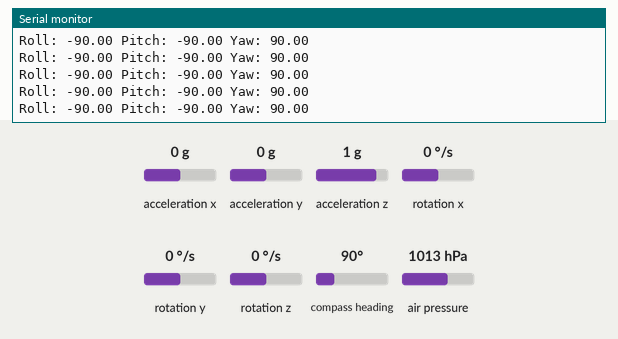
Recording of a sketch running on a simulated Arduino Nano 33 BLE. Parts: the last lines printed to the serial monitor. The test bench sets the inputs (shaded band); at power-on: acceleration z 1 g, acceleration x 0 g, acceleration y 0 g, compass heading 90°, rotation x 0 °/s, rotation y 0 °/s, rotation z 0 °/s, air pressure 1013 hPa.

Above: at 3.0 s.
3.1 s: acceleration z set to 0 g
At 4.0 s:
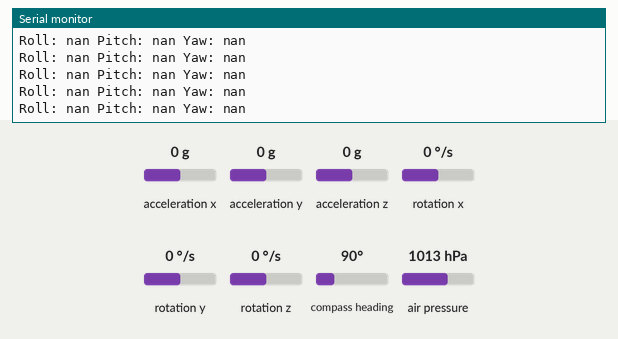
5.0 s: acceleration x set to -1.4 g
At 5.6 s:
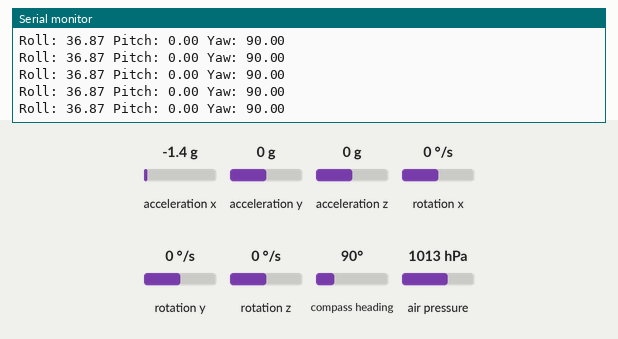
6.5 s: acceleration y set to -1.4 g
At 7.1 s:
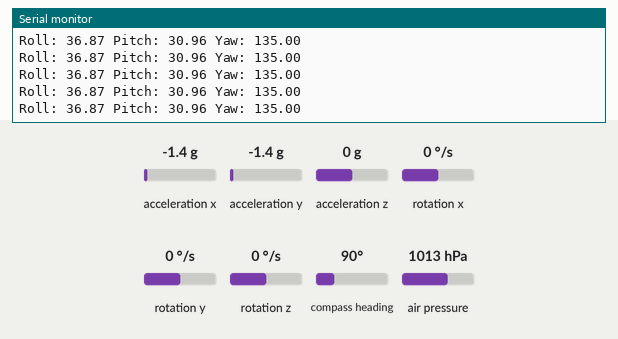
8.0 s: compass heading set to 7°
At 9.0 s:
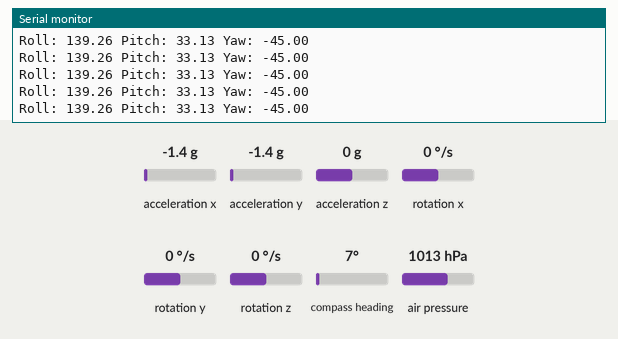
Timing chart, 0 to 10.5 s (numbered marks = the images above; inputs shaded):
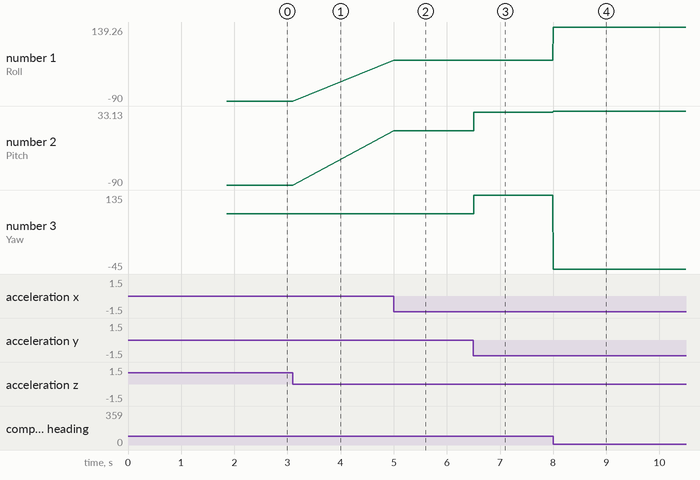

Measured:
- after the input at 3.1 s, the serial monitor: prints a new line at once (image 1)
- after the input at 5.0 s, the serial monitor: prints a new line at once (image 2)
- after the input at 6.5 s, the serial monitor: prints a new line at once (image 3)
- after the input at 8.0 s, the serial monitor: prints a new line at once (image 4)
- plotted number 1: -90 → 36.87 after the input at 5.0 s, 36.87 → 139.26 after the input at 8.0 s
- plotted number 2: -90 → 0 after the input at 5.0 s, 0 → 30.96 after the input at 6.5 s, 30.96 → 33.13 after the input at 8.0 s
- plotted number 3: 90 → 135 after the input at 6.5 s, 135 → -45 after the input at 8.0 s

The sketch:

IMU.ino
```cpp
// Brian Lesko
// IMU on the Arduino BLE Sense Rev2

#include "Arduino_BMI270_BMM150.h"
#include <Arduino_LPS22HB.h>
#include <math.h>

struct Vector3D {
    float x, y, z;
    // Overload unary minus operator
    Vector3D operator-() const {
        return Vector3D{-x, -y, -z};
    }
};

float gyro_offX, gyro_offY, gyro_offZ;
float mag_offX, mag_offY, mag_offZ;
float acc_offX, acc_offY, acc_offZ;

void calculateAllOffsets() {
  int numReadings = 500;
  float sumGyroX = 0, sumGyroY = 0, sumGyroZ = 0;
  float sumMagX = 0, sumMagY = 0, sumMagZ = 0;
  float sumAccX = 0, sumAccY = 0, sumAccZ = 0;

  for (int i = 0; i < numReadings; i++) {
    if (IMU.gyroscopeAvailable()) {
      float x, y, z;
      IMU.readGyroscope(x, y, z);
      if (abs(x) > 0.1) {
        sumGyroX += x;
      }
      if (abs(y) > 0.1) {
        sumGyroY += y;
      }
      if (abs(z) > 0.1) {
        sumGyroZ += z;
      }
    }

    if (IMU.magneticFieldAvailable()) {
      float x, y, z;
      IMU.readMagneticField(x, y, z);
      sumMagX += x;
      sumMagY += y;
      sumMagZ += z;
    }

    if (IMU.accelerationAvailable()) {
      float x, y, z;
      IMU.readAcceleration(x, y, z);
      sumAccX += x;
      sumAccY += y;
      sumAccZ += z;
    }
  }

  gyro_offX = sumGyroX / numReadings;
  gyro_offY = sumGyroY / numReadings;
  gyro_offZ = sumGyroZ / numReadings;

  mag_offX = sumMagX / numReadings;
  mag_offY = sumMagY / numReadings;
  mag_offZ = sumMagZ / numReadings;

  acc_offX = sumAccX / numReadings;
  acc_offY = sumAccY / numReadings;
  acc_offZ = sumAccZ / numReadings;
}

void setup() {

  Serial.begin(9600);
  while (!Serial);
  Serial.println("Started");

  if (!IMU.begin()) {
    Serial.println("Failed to initialize IMU!");
    while (1);
  }
  Serial.println("Accelerometer sample rate = " + String(IMU.accelerationSampleRate()) + " Hz. In G (earth gravity).");
  Serial.println("Gyroscope sample rate = " + String(IMU.gyroscopeSampleRate()) + " Hz. In d/s (degrees/second).");
  Serial.println("Magnetometer sample rate = " + String(IMU.magneticFieldSampleRate()) + " Hz. In uT (micro Tesla).");

  if (!BARO.begin()) {
    Serial.println("Failed to initialize pressure sensor!");
    while (1);
  }

  Serial.println("Calculating offsets...");
  calculateAllOffsets();

}

float x, y, z;
float rx, ry, rz;
float mx, my, mz;
Vector3D acc, mag;
float dt = 0;
float roll = 0, pitch = 0, yaw = 0; // Declare roll, pitch, and yaw in the global scope

Vector3D crossProduct(const Vector3D& v1, const Vector3D& v2) {
    Vector3D result;
    result.x = v1.y * v2.z - v1.z * v2.y;
    result.y = v1.z * v2.x - v1.x * v2.z;
    result.z = v1.x * v2.y - v1.y * v2.x;
    return result;
}

float norm(float x, float y, float z) {
    return sqrt(x * x + y * y + z * z);
}

void loop() {
  unsigned long startTime = millis(); // Start time of the loop

  if (IMU.accelerationAvailable()) {
    IMU.readAcceleration(x, y, z);
    float magn = norm(x,y,z);
    acc = {x/magn, y/magn, z/magn};
  }

if (IMU.gyroscopeAvailable()) {
  IMU.readGyroscope(rx, ry, rz);
  if (abs(rx - gyro_offX) > 0.1) {
    roll += (rx - gyro_offX) * dt;
  }
  if (abs(ry - gyro_offY) > 0.1) {
    pitch += (ry - gyro_offY) * dt;
  }
  if (abs(rz - gyro_offZ) > 0.1) {
    yaw += (rz - gyro_offZ) * dt;
  }
  //Serial.println("Orientation: Roll = " + String(roll, 2) + "°, Pitch = " + String(pitch, 2) + "°, Yaw = " + String(yaw, 2) + "°");
}

  if (IMU.magneticFieldAvailable()) {
    IMU.readMagneticField(mx, my, mz);
    float magn = norm(mx,my,mz);
    mag = {mx/magn, my/magn, mz/magn};
  }

  float pressure = BARO.readPressure();
  float altitude = 44330 * ( 1 - pow(pressure/101.325, 1/5.255) );

  // North East and -Acceleration form the coordinate frame of the stationary IMU, uncalibrated
  Vector3D E = crossProduct(-acc, mag);
  Vector3D N = crossProduct(E, -acc);

  float roll = atan2(E.y, E.z);
  float pitch = atan2(-E.x, sqrt(E.y * E.y + E.z * E.z));
  float yaw = atan2(N.y, N.x);
  roll = roll * 180.0 / PI;
  pitch = pitch * 180.0 / PI;
  yaw = yaw * 180.0 / PI;

  // Print the results
  Serial.print("Roll: ");
  Serial.print(roll);
  Serial.print(" Pitch: ");
  Serial.print(pitch);
  Serial.print(" Yaw: ");
  Serial.println(yaw);

  unsigned long endTime = millis(); // End time of the loop
  dt = endTime - startTime;
}
```
